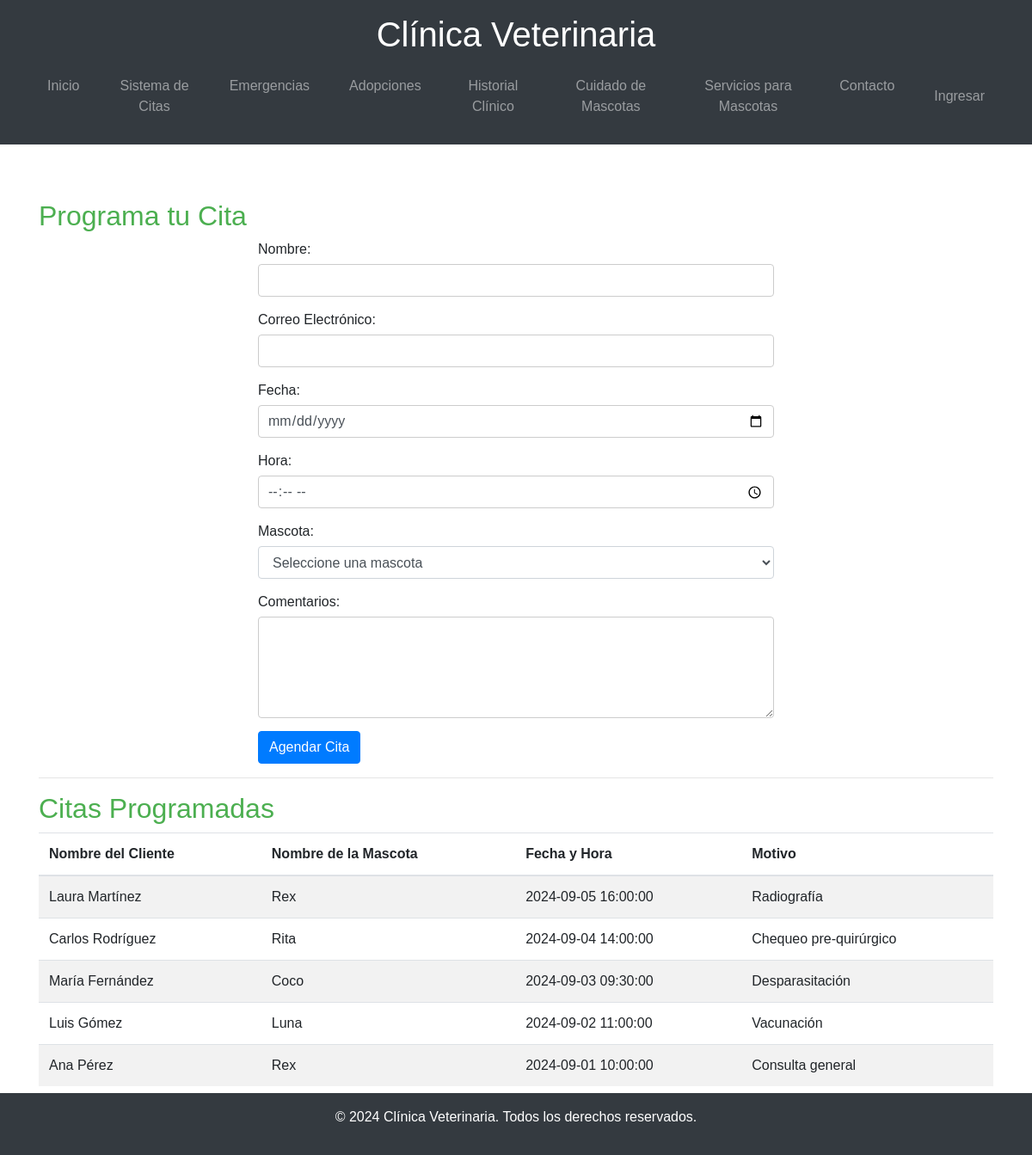
/citas.php, run on the app's committed database.
### tables this page shows
CREATE TABLE Citas (
    id_cita INT AUTO_INCREMENT PRIMARY KEY,
    id_cliente INT,
    id_mascota INT NULL,
    fecha_hora DATETIME NOT NULL,
    motivo TEXT,
    FOREIGN KEY (id_cliente) REFERENCES Clientes(id_cliente),
    FOREIGN KEY (id_mascota) REFERENCES Mascotas(id_mascota)
);

CREATE TABLE Clientes (
    id_cliente INT AUTO_INCREMENT PRIMARY KEY,
    nombre VARCHAR(100) NOT NULL,
    direccion VARCHAR(255),
    telefono VARCHAR(20),
    email VARCHAR(100)
);

CREATE TABLE Mascotas (
    id_mascota INT AUTO_INCREMENT PRIMARY KEY,
    nombre VARCHAR(100) NOT NULL,
    especie VARCHAR(50) NOT NULL,
    raza VARCHAR(50),
    edad INT,
    sexo VARCHAR(10),
    estado_adopcion ENUM('Disponible', 'Adoptado') DEFAULT 'Disponible'
);

### citas.php (the view, shortened to what this page needs)
<?php
include 'header.php';
include 'db.php';
$query = "SELECT C.fecha_hora, C.motivo, M.nombre AS mascota_nombre, CL.nombre AS cliente_nombre
          FROM Citas C
          JOIN Mascotas M ON C.id_mascota = M.id_mascota
          JOIN Clientes CL ON C.id_cliente = CL.id_cliente
          ORDER BY C.fecha_hora DESC";
$result = $conn->query($query);
?>
<main class="container my-4">
<h2>Programa tu Cita</h2>
    <form id="citas-form" class="needs-validation" novalidate>
        <div class="form-group">
            <label for="nombre">Nombre:</label>
            <input type="text" class="form-control" id="nombre" name="nombre" pattern="[A-Za-z\s]+" required>
        </div>
        <div class="form-group">
            <label for="email">Correo Electrónico:</label>
            <input type="email" class="form-control" id="email" name="email" pattern="[a-zA-Z0-9._%+-]+@[a-zA-Z0-9.-]+\.[a-zA-Z]{2,}" required>
        </div>
        <div class="form-group">
            <label for="fecha">Fecha:</label>
            <input type="date" class="form-control" id="fecha" name="fecha" required>
        </div>
        <div class="form-group">
            <label for="hora">Hora:</label>
            <input type="time" class="form-control" id="hora" name="hora" required>
        </div>
        <div class="form-group">
            <label for="mascota">Mascota:</label>
            <select class="form-control" id="mascota" name="mascota" required>
                <option value="">Seleccione una mascota</option>
            </select>
        </div>
        <div class="form-group">
            <label for="comentarios">Comentarios:</label>
            <textarea class="form-control" id="comentarios" name="comentarios" rows="4" required></textarea>
        </div>
        <button type="submit" class="btn btn-primary">Agendar Cita</button>
    </form>
    <hr>
    <h2>Citas Programadas</h2>
    <table class="table table-striped">
        <thead>
            <tr>
                <th>Nombre del Cliente</th>
                <th>Nombre de la Mascota</th>
                <th>Fecha y Hora</th>
                <th>Motivo</th>
            </tr>
        </thead>
        <tbody>
            <?php
            while ($row = $result->fetch_assoc()) {
                echo '<tr>';
                echo '<td>' . htmlspecialchars($row['cliente_nombre']) . '</td>';
                echo '<td>' . htmlspecialchars($row['mascota_nombre']) . '</td>';
                echo '<td>' . htmlspecialchars($row['fecha_hora']) . '</td>';
                echo '<td>' . htmlspecialchars($row['motivo']) . '</td>';
                echo '</tr>';
            }
            ?>
        </tbody>
    </table>
</main>
<?php include 'footer.php'; ?>

### CSS/styles.css (style rules this page uses)
body { font-family: Arial, sans-serif; margin: 0; padding: 0; }
main { padding: 20px; }
h2 { color: #4CAF50 }
form { max-width: 600px; margin: 0 auto; }
form .form-group { margin-bottom: 15px; }
form .form-group label { display: block; margin-bottom: 5px; }
form .form-group input, form .form-group textarea { width: 100%; padding: 10px; border: 1px solid #ccc; border-radius: 4px; }
form button { padding: 10px 20px; background-color: #333; color: white; border: none; border-radius: 4px; cursor: pointer; }

### data on the page
citas: id_cliente.nombre "Laura Martínez", id_mascota.nombre "Rex", fecha_hora "2024-09-05 16:00:00", motivo "Radiografía"
citas: id_cliente.nombre "Carlos Rodríguez", id_mascota.nombre "Rita", fecha_hora "2024-09-04 14:00:00", motivo "Chequeo pre-quirúrgico"
citas: id_cliente.nombre "María Fernández", id_mascota.nombre "Coco", fecha_hora "2024-09-03 09:30:00", motivo "Desparasitación"
citas: id_cliente.nombre "Luis Gómez", id_mascota.nombre "Luna", fecha_hora "2024-09-02 11:00:00", motivo "Vacunación"
citas: id_cliente.nombre "Ana Pérez", id_mascota.nombre "Rex", fecha_hora "2024-09-01 10:00:00", motivo "Consulta general"
